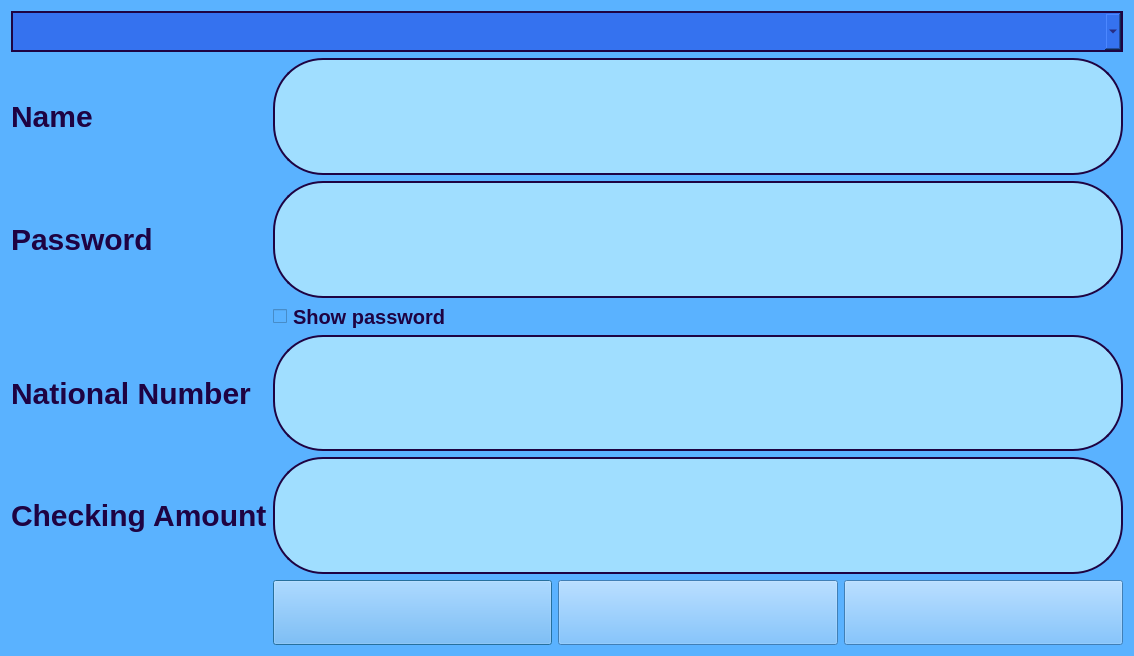
<?xml version="1.0" encoding="UTF-8"?>
<ui version="4.0">
 <class>Checking_Account</class>
 <widget class="QDialog" name="Checking_Account">
  <property name="geometry">
   <rect>
    <x>0</x>
    <y>0</y>
    <width>1134</width>
    <height>656</height>
   </rect>
  </property>
  <property name="sizePolicy">
   <sizepolicy hsizetype="MinimumExpanding" vsizetype="MinimumExpanding">
    <horstretch>0</horstretch>
    <verstretch>0</verstretch>
   </sizepolicy>
  </property>
  <property name="windowTitle">
   <string>Dialog</string>
  </property>
  <property name="styleSheet">
   <string notr="true">    background-color: #5AB2FF;
</string>
  </property>
  <layout class="QFormLayout" name="formLayout_4">
   <item row="1" column="0">
    <widget class="QLabel" name="label_Name">
     <property name="sizePolicy">
      <sizepolicy hsizetype="MinimumExpanding" vsizetype="MinimumExpanding">
       <horstretch>0</horstretch>
       <verstretch>0</verstretch>
      </sizepolicy>
     </property>
     <property name="styleSheet">
      <string notr="true">color: #1E0342;
font-weight: bold;
font-size: 30px;
background: transparent; 
border: none;
</string>
     </property>
     <property name="text">
      <string>Name</string>
     </property>
    </widget>
   </item>
   <item row="1" column="1">
    <widget class="QLineEdit" name="lineEdit_Name">
     <property name="sizePolicy">
      <sizepolicy hsizetype="MinimumExpanding" vsizetype="MinimumExpanding">
       <horstretch>0</horstretch>
       <verstretch>0</verstretch>
      </sizepolicy>
     </property>
     <property name="styleSheet">
      <string notr="true">font-weight: bold;
font-size: 45px;
border-radius: 50px; 
border: 2px solid #1E0342;
background-color: #A0DEFF;
color: #1E0342;
</string>
     </property>
    </widget>
   </item>
   <item row="2" column="0">
    <widget class="QLabel" name="label_Pass">
     <property name="sizePolicy">
      <sizepolicy hsizetype="MinimumExpanding" vsizetype="MinimumExpanding">
       <horstretch>0</horstretch>
       <verstretch>0</verstretch>
      </sizepolicy>
     </property>
     <property name="styleSheet">
      <string notr="true">color: #1E0342;
font-weight: bold;
font-size: 30px;
background: transparent; 
border: none;
</string>
     </property>
     <property name="text">
      <string>Password</string>
     </property>
    </widget>
   </item>
   <item row="2" column="1">
    <widget class="QLineEdit" name="lineEdit_Password">
     <property name="sizePolicy">
      <sizepolicy hsizetype="MinimumExpanding" vsizetype="MinimumExpanding">
       <horstretch>0</horstretch>
       <verstretch>0</verstretch>
      </sizepolicy>
     </property>
     <property name="styleSheet">
      <string notr="true">font-weight: bold;
font-size: 45px;
border-radius: 50px; 
border: 2px solid #1E0342;
background-color: #A0DEFF;
color: #1E0342;
</string>
     </property>
     <property name="echoMode">
      <enum>QLineEdit::EchoMode::Password</enum>
     </property>
    </widget>
   </item>
   <item row="4" column="0">
    <widget class="QLabel" name="label_NN">
     <property name="sizePolicy">
      <sizepolicy hsizetype="MinimumExpanding" vsizetype="MinimumExpanding">
       <horstretch>0</horstretch>
       <verstretch>0</verstretch>
      </sizepolicy>
     </property>
     <property name="styleSheet">
      <string notr="true">color: #1E0342;
font-weight: bold;
font-size: 30px;
background: transparent; 
border: none;
</string>
     </property>
     <property name="text">
      <string>National Number</string>
     </property>
    </widget>
   </item>
   <item row="4" column="1">
    <widget class="QLineEdit" name="lineEdit_NN">
     <property name="sizePolicy">
      <sizepolicy hsizetype="MinimumExpanding" vsizetype="MinimumExpanding">
       <horstretch>0</horstretch>
       <verstretch>0</verstretch>
      </sizepolicy>
     </property>
     <property name="styleSheet">
      <string notr="true">font-weight: bold;
font-size: 45px;
border-radius: 50px; 
border: 2px solid #1E0342;
background-color: #A0DEFF;
color: #1E0342;
</string>
     </property>
    </widget>
   </item>
   <item row="5" column="0">
    <widget class="QLabel" name="label_SA">
     <property name="sizePolicy">
      <sizepolicy hsizetype="MinimumExpanding" vsizetype="MinimumExpanding">
       <horstretch>0</horstretch>
       <verstretch>0</verstretch>
      </sizepolicy>
     </property>
     <property name="styleSheet">
      <string notr="true">color: #1E0342;
font-weight: bold;
font-size: 30px;
background: transparent; 
border: none;
</string>
     </property>
     <property name="text">
      <string>Checking Amount</string>
     </property>
    </widget>
   </item>
   <item row="5" column="1">
    <widget class="QLineEdit" name="lineEdit_SA">
     <property name="sizePolicy">
      <sizepolicy hsizetype="MinimumExpanding" vsizetype="MinimumExpanding">
       <horstretch>0</horstretch>
       <verstretch>0</verstretch>
      </sizepolicy>
     </property>
     <property name="styleSheet">
      <string notr="true">font-weight: bold;
font-size: 45px;
border-radius: 50px; 
border: 2px solid #1E0342;
background-color: #A0DEFF;
color: #1E0342;
</string>
     </property>
    </widget>
   </item>
   <item row="6" column="1">
    <layout class="QHBoxLayout" name="horizontalLayout_4">
     <item>
      <widget class="QPushButton" name="pushButton_Home">
       <property name="sizePolicy">
        <sizepolicy hsizetype="Preferred" vsizetype="Preferred">
         <horstretch>0</horstretch>
         <verstretch>0</verstretch>
        </sizepolicy>
       </property>
       <property name="styleSheet">
        <string notr="true">image: url(:/images/images/home-button.png);
font-weight: bold;
font-size: 50px;
</string>
       </property>
       <property name="text">
        <string/>
       </property>
      </widget>
     </item>
     <item>
      <widget class="QPushButton" name="pushButton_Back">
       <property name="sizePolicy">
        <sizepolicy hsizetype="Preferred" vsizetype="Preferred">
         <horstretch>0</horstretch>
         <verstretch>0</verstretch>
        </sizepolicy>
       </property>
       <property name="styleSheet">
        <string notr="true">image: url(:/images/images/back_unactive.png);
font-weight: bold;
font-size: 50px;

</string>
       </property>
       <property name="text">
        <string/>
       </property>
      </widget>
     </item>
     <item>
      <widget class="QPushButton" name="pushButton_Next">
       <property name="sizePolicy">
        <sizepolicy hsizetype="Preferred" vsizetype="Preferred">
         <horstretch>0</horstretch>
         <verstretch>0</verstretch>
        </sizepolicy>
       </property>
       <property name="styleSheet">
        <string notr="true">image: url(:/images/images/next-button.png);
font-weight: bold;
font-size: 50px;
</string>
       </property>
       <property name="text">
        <string/>
       </property>
      </widget>
     </item>
    </layout>
   </item>
   <item row="0" column="0" colspan="2">
    <widget class="QComboBox" name="comboBox">
     <property name="styleSheet">
      <string notr="true">border: 2px solid #1E0342;
background-color: #3572EF;
color: #1E0342;
font:30px;</string>
     </property>
    </widget>
   </item>
   <item row="3" column="1">
    <widget class="QCheckBox" name="checkBox">
     <property name="styleSheet">
      <string notr="true">color: #1E0342;
font-weight: bold;
font-size: 20px;
border: none;
</string>
     </property>
     <property name="text">
      <string>Show password</string>
     </property>
    </widget>
   </item>
  </layout>
 </widget>
 <resources/>
 <connections/>
</ui>
